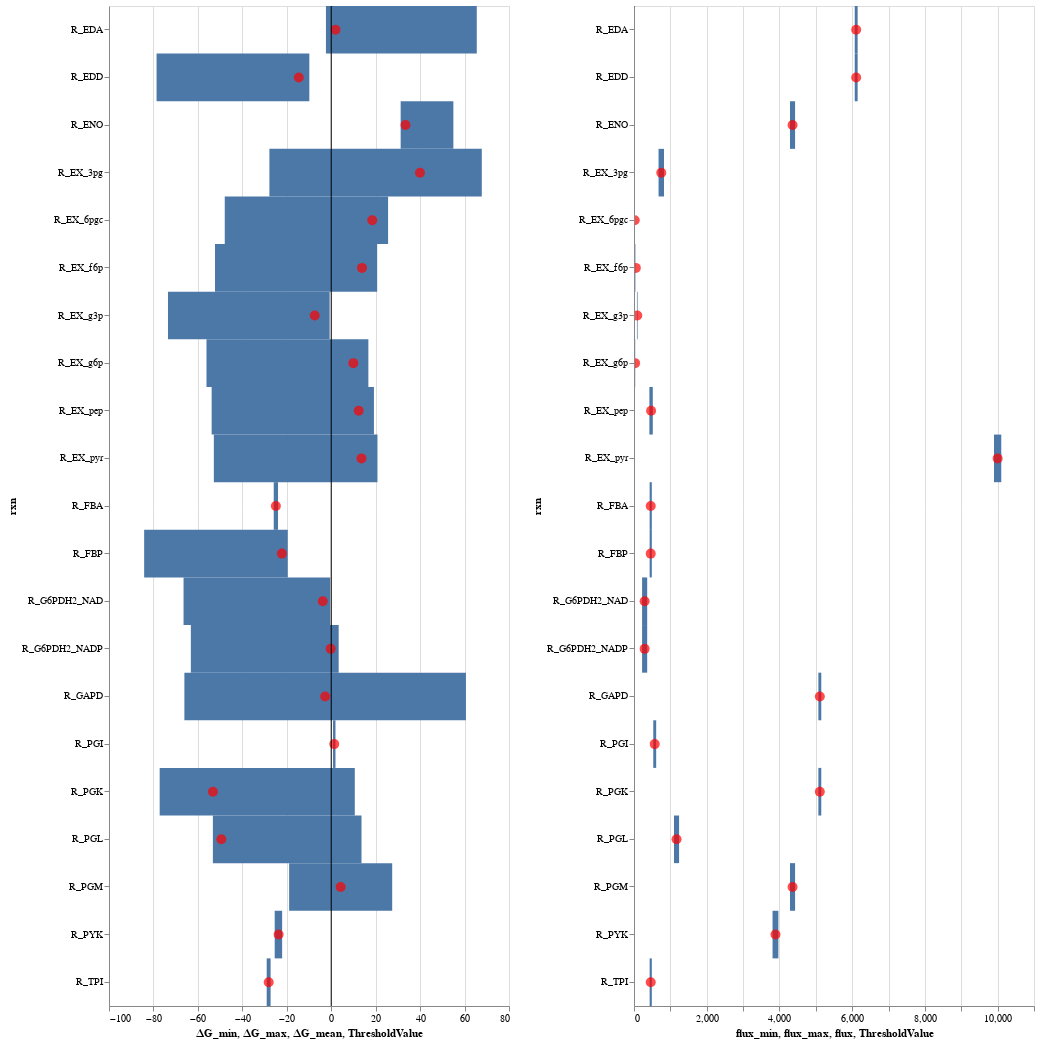

The cell this chart's notebook holds for it:
### Code cell
# Plot reactions fluxes and respective Gibbs energies
height=1000
width=400
plot_dG_and_flux(dG_df,  flux_df, height, width)

### Figure 1 — Vega-Lite specification as saved in the notebook (floating-point values rounded to 4 significant figures)
{"$schema": "https://vega.github.io/schema/vega-lite/v2.6.0.json", "config": {"view": {"height": 300, "width": 400}}, "datasets": {"data-b5c728ab7417cd423c555c699da0d1da": [{"rxn": "R_G6PDH2_NADP", "∆G_max": 3.356, "∆G_mean": -0.2527, "∆G_min": -63.17}, {"rxn": "R_G6PDH2_NAD", "∆G_max": -0.4625, "∆G_mean": -3.803, "∆G_min": -66.45}, {"rxn": "R_PGL", "∆G_max": 13.62, "∆G_mean": -49.45, "∆G_min": -53.26}, {"rxn": "R_EDD", "∆G_max": -9.853, "∆G_mean": -14.59, "∆G_min": -78.59}, {"rxn": "R_EDA", "∆G_max": 65.49, "∆G_mean": 1.937, "∆G_min": -2.378}, {"rxn": "R_PGI", "∆G_max": 1.915, "∆G_mean": 1.364, "∆G_min": 0.8173}, {"rxn": "R_FBP", "∆G_max": -19.56, "∆G_mean": -22.21, "∆G_min": -84.18}, {"rxn": "R_FBA", "∆G_max": -23.93, "∆G_mean": -24.92, "∆G_min": -25.87}, {"rxn": "R_TPI", "∆G_max": -27.28, "∆G_mean": -28.14, "∆G_min": -29.03}, {"rxn": "R_GAPD", "∆G_max": 60.62, "∆G_mean": -2.735, "∆G_min": -66.08}, {"rxn": "R_PGK", "∆G_max": 10.61, "∆G_mean": -53.22, "∆G_min": -77.2}, {"rxn": "R_PGM", "∆G_max": 27.44, "∆G_mean": 4.25, "∆G_min": -18.94}, {"rxn": "R_ENO", "∆G_max": 54.97, "∆G_mean": 33.42, "∆G_min": 31.25}, {"rxn": "R_PYK", "∆G_max": -22.09, "∆G_mean": -23.69, "∆G_min": -25.43}, {"rxn": "R_EX_pyr", "∆G_max": 20.81, "∆G_mean": 13.61, "∆G_min": -52.82}, {"rxn": "R_EX_pep", "∆G_max": 19.22, "∆G_mean": 12.36, "∆G_min": -53.81}, {"rxn": "R_EX_g6p", "∆G_max": 16.72, "∆G_mean": 9.952, "∆G_min": -56.13}, {"rxn": "R_EX_6pgc", "∆G_max": 25.59, "∆G_mean": 18.47, "∆G_min": -47.91}, {"rxn": "R_EX_g3p", "∆G_max": -0.7048, "∆G_mean": -7.422, "∆G_min": -73.46}, {"rxn": "R_EX_f6p", "∆G_max": 20.68, "∆G_mean": 13.85, "∆G_min": -52.3}, {"rxn": "R_EX_3pg", "∆G_max": 67.75, "∆G_mean": 39.93, "∆G_min": -27.82}], "data-d0a561b48bc52569a96b66667ab8db8c": [{"MBo10_mean": 292.5, "MBo10_mean2": 292.5, "MBo10_std": 70, "MBo10_std2": 70, "flux": 292.5, "flux_max": 362.5, "flux_min": 222.5, "rxn": "R_G6PDH2_NADP"}, {"MBo10_mean": 292.5, "MBo10_mean2": 292.5, "MBo10_std": 70, "MBo10_std2": 70, "flux": 292.5, "flux_max": 362.5, "flux_min": 222.5, "rxn": "R_G6PDH2_NAD"}, {"MBo10_mean": 1170, "MBo10_mean2": 1170, "MBo10_std": 70, "MBo10_std2": 70, "flux": 1170, "flux_max": 1240, "flux_min": 1100, "rxn": "R_PGL"}, {"MBo10_mean": 6110, "MBo10_mean2": 6110, "MBo10_std": 40, "MBo10_std2": 40, "flux": 6110, "flux_max": 6150, "flux_min": 6070, "rxn": "R_EDD"}, {"MBo10_mean": 6110, "MBo10_mean2": 6110, "MBo10_std": 40, "MBo10_std2": 40, "flux": 6110, "flux_max": 6150, "flux_min": 6070, "rxn": "R_EDA"}, {"MBo10_mean": 570, "MBo10_mean2": 570, "MBo10_std": 40, "MBo10_std2": 40, "flux": 570, "flux_max": 610, "flux_min": 530, "rxn": "R_PGI"}, {"MBo10_mean": 460, "MBo10_mean2": 460, "MBo10_std": 30, "MBo10_std2": 30, "flux": 460, "flux_max": 490, "flux_min": 430, "rxn": "R_FBP"}, {"MBo10_mean": 460, "MBo10_mean2": 460, "MBo10_std": 30, "MBo10_std2": 30, "flux": 460, "flux_max": 490, "flux_min": 430, "rxn": "R_FBA"}, {"MBo10_mean": 460, "MBo10_mean2": 460, "MBo10_std": 30, "MBo10_std2": 30, "flux": 460, "flux_max": 490, "flux_min": 430, "rxn": "R_TPI"}, {"MBo10_mean": 5110, "MBo10_mean2": 5110, "MBo10_std": 40, "MBo10_std2": 40, "flux": 5110, "flux_max": 5150, "flux_min": 5070, "rxn": "R_GAPD"}, {"MBo10_mean": 5110, "MBo10_mean2": 5110, "MBo10_std": 40, "MBo10_std2": 40, "flux": 5110, "flux_max": 5150, "flux_min": 5070, "rxn": "R_PGK"}, {"MBo10_mean": 4360, "MBo10_mean2": 4360, "MBo10_std": 70, "MBo10_std2": 70, "flux": 4360, "flux_max": 4430, "flux_min": 4290, "rxn": "R_PGM"}, {"MBo10_mean": 4360, "MBo10_mean2": 4360, "MBo10_std": 70, "MBo10_std2": 70, "flux": 4360, "flux_max": 4430, "flux_min": 4290, "rxn": "R_ENO"}, {"MBo10_mean": 3890, "MBo10_mean2": 3890, "MBo10_std": 80, "MBo10_std2": 80, "flux": 3890, "flux_max": 3970, "flux_min": 3810, "rxn": "R_PYK"}, {"MBo10_mean": 10000, "MBo10_mean2": 10000, "MBo10_std": 100, "MBo10_std2": 100, "flux": 10000, "flux_max": 10100, "flux_min": 9900, "rxn": "R_EX_pyr"}, {"MBo10_mean": 470, "MBo10_mean2": 470, "MBo10_std": 47, "MBo10_std2": 47, "flux": 470, "flux_max": 517, "flux_min": 423, "rxn": "R_EX_pep"}, {"MBo10_mean": 30, "MBo10_mean2": 30, "MBo10_std": 3, "MBo10_std2": 3, "flux": 30, "flux_max": 33, "flux_min": 27, "rxn": "R_EX_g6p"}, {"MBo10_mean": 20, "MBo10_mean2": 20, "MBo10_std": 2, "MBo10_std2": 2, "flux": 20, "flux_max": 22, "flux_min": 18, "rxn": "R_EX_6pgc"}, {"MBo10_mean": 90, "MBo10_mean2": 90, "MBo10_std": 9, "MBo10_std2": 9, "flux": 90, "flux_max": 99, "flux_min": 81, "rxn": "R_EX_g3p"}, {"MBo10_mean": 50, "MBo10_mean2": 50, "MBo10_std": 5, "MBo10_std2": 5, "flux": 50, "flux_max": 55, "flux_min": 45, "rxn": "R_EX_f6p"}, {"MBo10_mean": 750, "MBo10_mean2": 750, "MBo10_std": 75, "MBo10_std2": 75, "flux": 750, "flux_max": 825, "flux_min": 675, "rxn": "R_EX_3pg"}], "data-d7255ad842f014c46f35befde053a015": [{"Threshold": "hazardous", "ThresholdValue": 0}]}, "hconcat": [{"layer": [{"data": {"name": "data-b5c728ab7417cd423c555c699da0d1da"}, "encoding": {"x": {"field": "∆G_min", "type": "quantitative"}, "x2": {"field": "∆G_max", "type": "quantitative"}, "y": {"field": "rxn", "type": "nominal"}}, "height": 1000, "mark": "rect", "width": 400}, {"data": {"name": "data-b5c728ab7417cd423c555c699da0d1da"}, "encoding": {"tooltip": [{"field": "rxn", "type": "nominal"}, {"field": "∆G_min", "type": "quantitative"}, {"field": "∆G_mean", "type": "quantitative"}, {"field": "∆G_max", "type": "quantitative"}], "x": {"field": "∆G_mean", "type": "quantitative"}, "y": {"field": "rxn", "type": "nominal"}}, "mark": {"color": "red", "filled": true, "size": 100, "type": "point"}, "selection": {"selector001": {"bind": "scales", "encodings": ["x", "y"], "mark": {"fill": "#333", "fillOpacity": 0.125, "stroke": "white"}, "on": "[mousedown, window:mouseup] > window:mousemove!", "resolve": "global", "translate": "[mousedown, window:mouseup] > window:mousemove!", "type": "interval", "zoom": "wheel!"}}}, {"data": {"name": "data-d7255ad842f014c46f35befde053a015"}, "encoding": {"x": {"field": "ThresholdValue", "type": "quantitative"}}, "mark": "rule"}]}, {"layer": [{"data": {"name": "data-d0a561b48bc52569a96b66667ab8db8c"}, "encoding": {"x": {"field": "flux_min", "type": "quantitative"}, "x2": {"field": "flux_max", "type": "quantitative"}, "y": {"field": "rxn", "type": "nominal"}}, "height": 1000, "mark": "rect", "width": 400}, {"data": {"name": "data-d0a561b48bc52569a96b66667ab8db8c"}, "encoding": {"tooltip": [{"field": "rxn", "type": "nominal"}, {"field": "flux_min", "type": "quantitative"}, {"field": "flux", "type": "quantitative"}, {"field": "flux_max", "type": "quantitative"}], "x": {"field": "flux", "type": "quantitative"}, "y": {"field": "rxn", "type": "nominal"}}, "mark": {"color": "red", "filled": true, "size": 100, "type": "point"}, "selection": {"selector002": {"bind": "scales", "encodings": ["x", "y"], "mark": {"fill": "#333", "fillOpacity": 0.125, "stroke": "white"}, "on": "[mousedown, window:mouseup] > window:mousemove!", "resolve": "global", "translate": "[mousedown, window:mouseup] > window:mousemove!", "type": "interval", "zoom": "wheel!"}}}, {"data": {"name": "data-d7255ad842f014c46f35befde053a015"}, "encoding": {"x": {"field": "ThresholdValue", "type": "quantitative"}}, "mark": "rule"}]}]}
